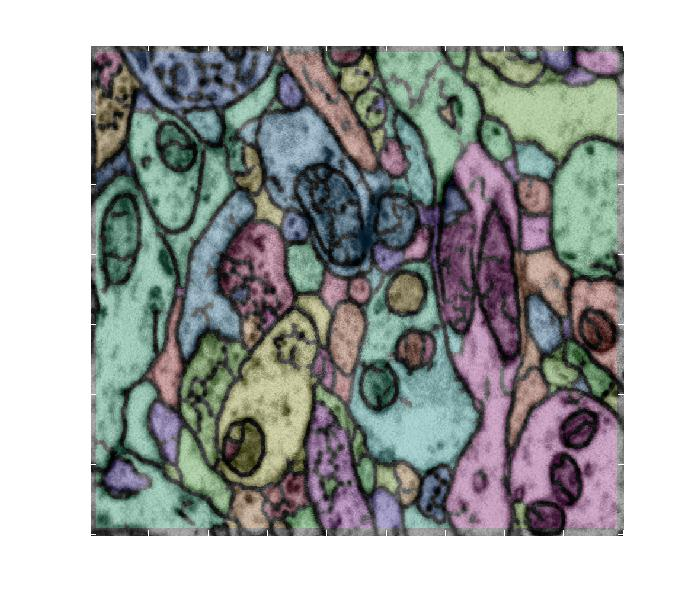
%> input picture electron-microscopy/nautalis-analysis/NautilusAnalysis1-5/analysisProjects/segmentation/MatlabSegmentation/segmentWater/threeMinutes.jpg, 689 x 602 px
$ octave --eval "result = segEWA(rgb2gray(imread('../threeMinutes.jpg')));"   (GNU Octave 9; MATLAB toolbox functions it lacks are replaced by stand-ins)
%> lines starting %> are read from the running program, lines starting %| are printed output that depends on the picture; in (x1, y1, x2, y2) boxes, pixels count from 0 and x2, y2 are one past the last pixel; in counts of white or black regions, pixels touching at a corner belong together; the program's own positions count from 1
### optical-retina/Analyze4/filters/fastCon.m
function[I] = fastCon(I,K);

% [19 lines of commented-out code are left out]
[iys ixs izs] = size(I);
[kys kxs kzs] = size(K);

% pad with zeros
K(kys + iys , ixs + kxs, izs + kzs) = 0;
I(kys + iys, ixs + kxs, izs + kzs) = 0;

% convolve by fft
cI = ifftn(fftn(I).*fftn(K));

% recover non zeros
I = cI(round(kys/2):round(kys/2)+iys - 1,...
    round(kxs/2):round(kxs/2)+ixs - 1,...
    round(kzs/2):round(kzs/2)+izs - 1);

% image
% for i = 1:size(cutI,3)
%    image(fitH(cutI,i)),pause;
% end

### electron-microscopy/DataManagement/qualityControl_new/old/errorCorrect/jmFunctions/fitH.m
function[Im] = fitH(I,p)

iMin = double(min(I(:)));
iMax = double(max(I(:)));


I = (I - iMin)* 255/(iMax-iMin);

if nargin==2
    Im = I(:,:,p);
else
    Im = I;
end

### electron-microscopy/image-acquisition/File_processing_scripts/jmFunctions/sumEdge.m
function[sI] = sumEdge(I,threshs, sizes,gausRad);
sI = I * 0;

if ~exist('threshs')
    threshs= [.3:.1:.7]
end

if ~exist('sizes')
    sizes = 0.5:0.5:5
end


for t = threshs
    for s = sizes
    thresh = t/ (s/min(sizes));
    sI = sI + edge(I,'Canny',[.001 thresh],s);
    image(fitH(sI)),pause(.01)
    %[t s]
%     pause
    end
end

%if exist('gausRad')
if ~exist('gausRad')
    gausRad = 1;

    gKern = gaus3d([gausRad * 3 gausRad * 3 1],gausRad);
    sI = fastCon(sI,gKern);
elseif gausRad >=1
    gKern = gaus3d([gausRad * 3 gausRad * 3 1],gausRad);
    sI = fastCon(sI,gKern);
end
image(sI* 50/mean(sI(sI>0)))

%end

### optical-retina/jmFunctions/gaus3d.m
function[fKern] = gaus3d(kSize,kSig,pixSize)

%%Make a 3d gaussian kernal with the dimensions kSize
%%the sigma of kSig
%%the size of the pixels can be specified with pixSize, otherwise asumes
%%1 x 1 x 1

if nargin <3
    pixSize = [1 1 1];
end

kRad = (kSize + 1)/2;
fKern = zeros(kSize);

[y x z] = ind2sub(kSize,find(fKern==0));
dists = sqrt(((y-kRad(1))*pixSize(1)).^2 ...
    + ((x - kRad(2))*pixSize(2)).^2 + ((z-kRad(3))*pixSize(3)).^2);

fKern(:) = 1 * exp(-.5 * (dists/kSig).^2);
fKern = fKern/sum(fKern(:));

### electron-microscopy/nautalis-analysis/NautilusAnalysis1-5/analysisProjects/segmentation/MatlabSegmentation/segmentWater/works/segEWA_works.m
function[lI] = segEWA(I);
%% Matlab 2d segmentor
%%-Josh Morgan


[ys, xs] = size(I);

I3 = cat(3,I,I,I); %Color image
subplot(1,2,1)
image(I)
subplot(1,2,2)

%% Edge
subplot(1,2,1)
gKern1 = gaus3d([5 5 1],.5);
c1 = fastCon(I,gKern1);
image(fitH(c1))
threshs= [.5:.1:.5]; % thresolds to check for edges.  later scaled
sizes = 3:1:5;  % sizes to check for edges
eI = sumEdge(c1,threshs,sizes,0); % robustish edge detection

image(fitH(c1)*.5 + eI*1000)
pause(.01)
%%Filter Edges
subplot(1,2,2)
eI = bwlabel(eI,8);
eProps = regionprops(eI,'MinorAxisLength','MajorAxisLength');
minAx = [eProps.MinorAxisLength];
majAx = [eProps.MajorAxisLength];

use = (majAx > 50);
use = [0 use];
uI = use(eI + 1);

image(fitH(c1)*.5 + uI*1000)
pause(.01)

%% Watershed sum Edges
% [65 lines of commented-out code are left out]
%% Watershed
subplot(1,2,2)
gKern2 = gaus3d([20 20 1],3);
c2 = fastCon(I,gKern2);

image(fitH(c2))
c2 = max(c2(:)) - c2;
image(fitH(c2))
minC2 = imhmin(c2,10);

wI2 = watershed(minC2,8);
image((wI2==0)*1000 + c2 * .8);
pause(.01)

%w2Props = regionProps(wI2,I,'MeanIntensity');
%}

%% Trim Water2
[wy wx] = find(wI2==0);
sRad = 20;
sur = gaus3d([sRad * 2 + 1 sRad * 2 + 1 1],3);
mid = sur>=sur(sRad,sRad-2);
sur = (sur>=sur(sRad,1)) & sur<sur(sRad,3);
[y x ] = find(mid);
myx = [y x] -sRad;
[y x] = find(sur);
yx = [y x] - sRad;
newBorders = double(I * 0);
for i = 1:length(wy)
    dy = wy(i) + yx(:,1);
    dx = wx(i) + yx(:,2);
    dyx = wall([dy dx],size(I));
    sInd = sub2ind(size(I),dyx(:,1),dyx(:,2));
    sVal = c2(sInd);
    sEdge = uI(sInd);
    eVal = sVal(sEdge>0);

    dy = wy(i) + myx(:,1);
    dx = wx(i) + myx(:,2);
    dyx = wall([dy dx],size(I));
    mVal = c2(sub2ind(size(I),dyx(:,1),dyx(:,2)));


    %newBorders(wy(i),wx(i)) = max(mVal) - median(sVal);
    if ~isempty(eVal)
        newBorders(wy(i),wx(i)) = max(mVal)-median(eVal);
    end
end
subplot(1,1,1)

%newBorders = fastCon(newBorders,gaus3d([5 5 1],3))>.5;
newBorders = imdilate(newBorders,strel('disk',3));
image(newBorders * 100)
%% Decide on final image

pI = newBorders;
%pI(blankW>0) = 0;

pause(.01)
%% Label

subplot(1,1,1)


pI(1:10,:) = 1;
pI(end -10:end,:) = 1;
pI(:,1:10) = 1;
pI(:,end-10:end) = 1;

lI = bwlabel(~pI,8);

for i = 1:10
    myCol = hsv(max(lI(:))+1)*40;

    [r rix] = sort(rand(size(myCol,1)),1);
    myCol= myCol(rix,:);
    myCol = cat(1,[0 0 0],myCol);
    red = myCol(:,1); green = myCol(:,2); blue = myCol(:,3);
    skipCol = 5 + round(rand*10);

    colO = uint8(cat(3,red(lI+1),green(lI+1),blue(lI+1)));
    image(I3 * .7 + colO),pause(.01)
end
autoTime = toc

%% Get mouse inputs
% [92 lines of commented-out code are left out]
end
%> in segEWA, `image(I)`:
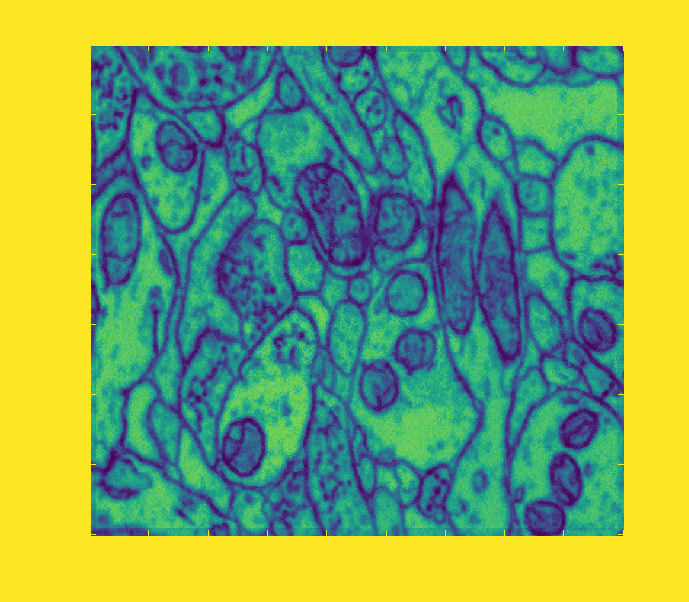
%> displayed picture: size 602x689x3, on the screen's scale of 0 to 255; mean R, G, B 126.7, 167, 95.4
%> in fitH, `iMin = double(min(I(:)));`: iMin = 1.25
%> in fitH, `iMax = double(max(I(:)));`: iMax = 255
%> in sumEdge, `sI = I * 0;`: sI: size 602x689 double; every value is 0
%> after the loop in sumEdge, `for t = threshs`:
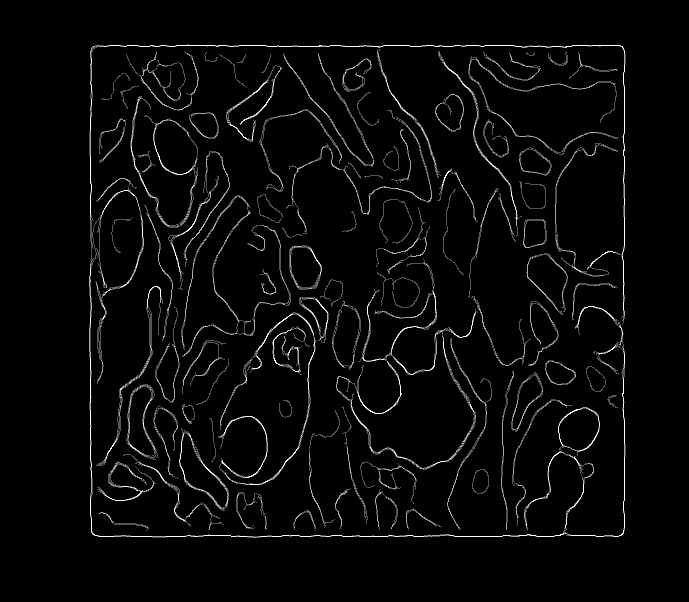
%> sI: size 602x689 double; min 0, max 3, mean 0.0934; drawn with min black and max white
%> in segEWA, `eI = bwlabel(eI,8);`:
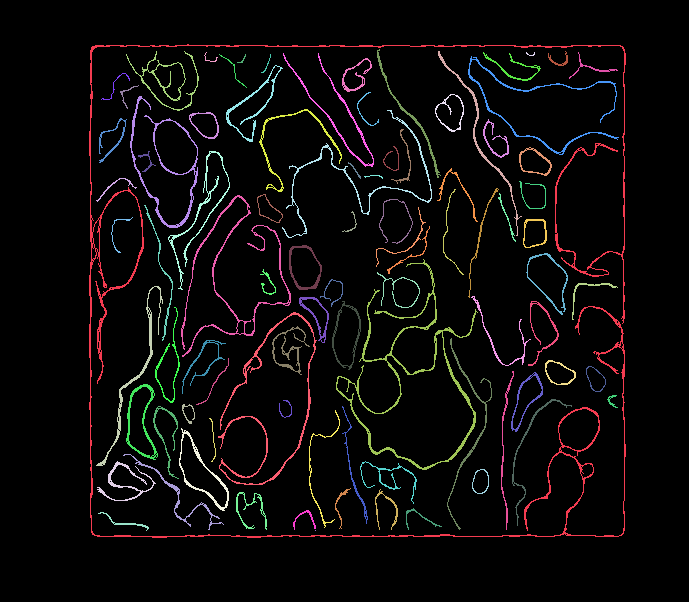
%> eI: size 602x689 double; 92 distinct labels, from 0 to 91; one colour per label, 0 black
%> in segEWA, `eProps = regionprops(eI,'MinorAxisLength','MajorAxisLength');`: eProps = 91 regions; first 5, MajorAxisLength and MinorAxisLength: 897.9 656.2, 52.02 16.28, 219.2 21.54, 60.19 43.88, 60.16 8.77
%> in segEWA, `minAx = [eProps.MinorAxisLength];`: minAx = 91 values, max 656.2 at index 1, min 1.15 at index 44, mean 37.46
%> in segEWA, `majAx = [eProps.MajorAxisLength];`: majAx = 91 values, max 897.9 at index 1, min 1.15 at index 44, mean 88.21
%> in segEWA, `use = (majAx > 50);`: use = 91 logical values, 55 true
%> in segEWA, `use = [0 use];`: use = 92 values, max 1 at index 2, min 0 at index 1, mean 0.598
%> in segEWA, `uI = use(eI + 1);`: uI: size 602x689 double; values 0 (black) and 1 (white), 5.6% white in thin lines or dots, all inside (x1, y1, x2, y2) = (89, 44, 626, 538)
%> in fastCon (call 2), `I = cI(round(kys/2):round(kys/2)+iys - 1, round(kxs/2):round(kxs/2)+ix..`:
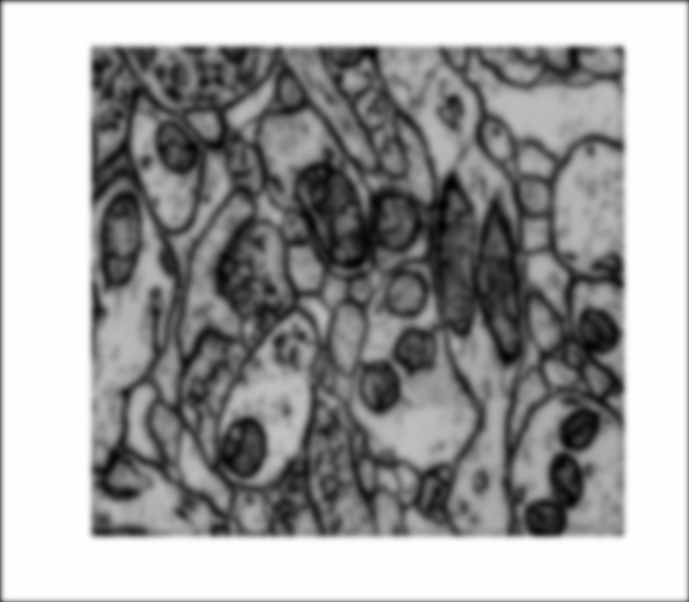
%> I: size 602x689 double; min 16.08, max 255, mean 164.5; drawn with min black and max white
%> in segEWA, `c2 = max(c2(:)) - c2;`:
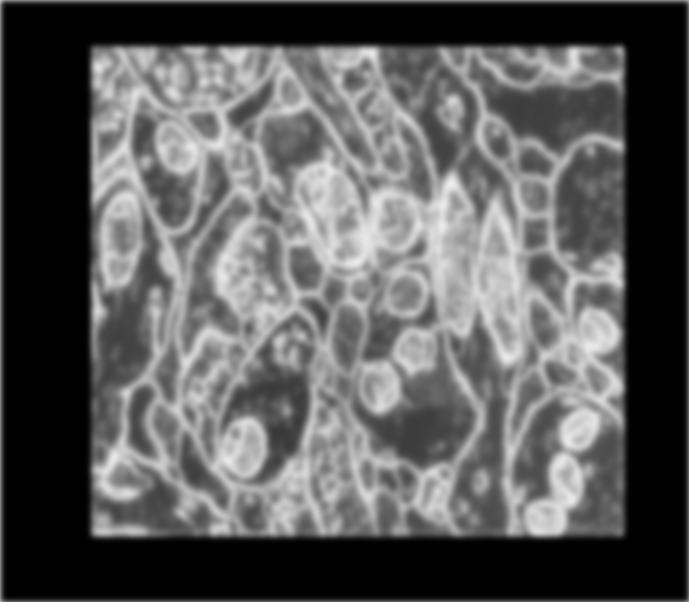
%> c2: size 602x689 double; min 0, max 238.9, mean 90.5
%> in segEWA, `wI2 = watershed(minC2,8);`:
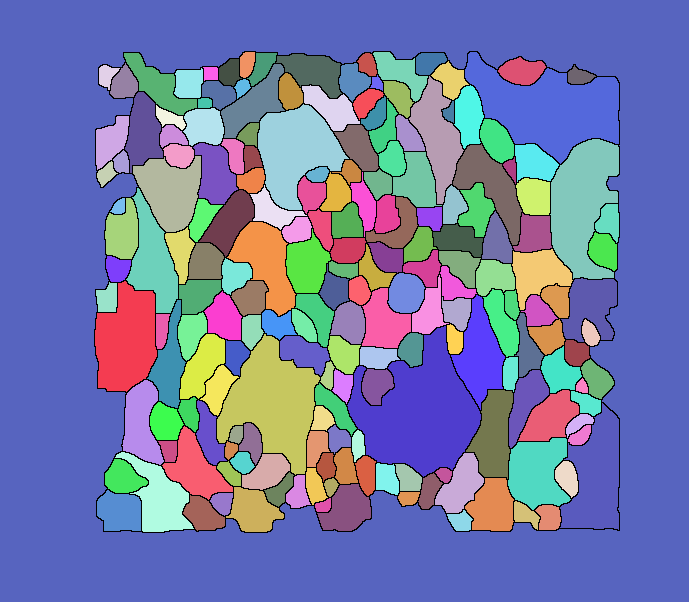
%> wI2: size 602x689 uint8; 196 distinct labels, from 0 to 195; one colour per label, 0 black
%> in segEWA, `image((wI2==0)*1000 + c2 * .8);`:
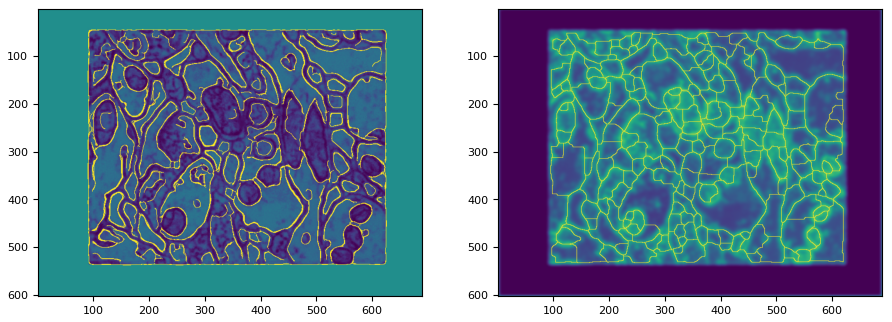
%> figure redrawn from the program's plot data, 2 panels
%> in segEWA, `[wy wx] = find(wI2==0);`: wy = 17460 values from 52 to 533; wx = 17460 values from 95 to 620
%> the loop in segEWA, `for i = 1:length(wy)` made 1 pass
%> (the run ends here)
